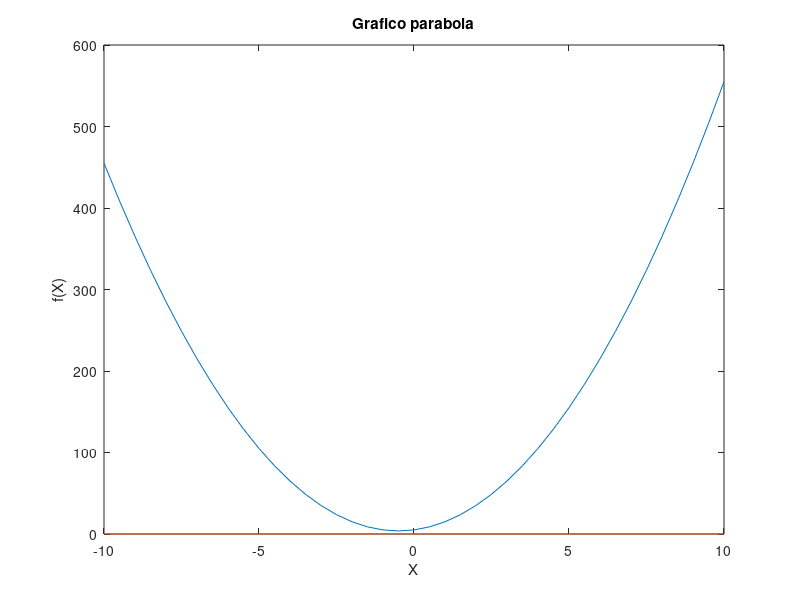

Write the MATLAB code that produced this figure.
% Grafico equazione di secondo grado
% 13/11/2018 Stefano Cereda

a=input('Inserisci a: ');
b=input('Inserisci b: ');
c=input('Inserisci c: ');

% Creiamo un vettore di x sul dominio che ci interessa e con passo abbastanza piccolo per avere una buona risoluzione
x = -10:0.5:+10;
% e calcoliamo la y corrispondente per ciascun valore delle x. Attenzione al punto in x.^2: quello che vogliamo calcolare è il quadrato di
% ciascun elemento del vettore, NON il quadrato del vettore!
y = a*x.^2 + b*x + c;


plot(x,y);
hold on
xlabel('X');
ylabel('f(X)');
title('Grafico parabola');

% Aggiungiamo una linea orizzontale in y=0 creando un vettore di zeri lungo quanto x
y0 = 0*x;
% plottandp una seconda riga matlab modificherà il colore per distinguerla da quella precedente
plot(x,y0);
hold off
